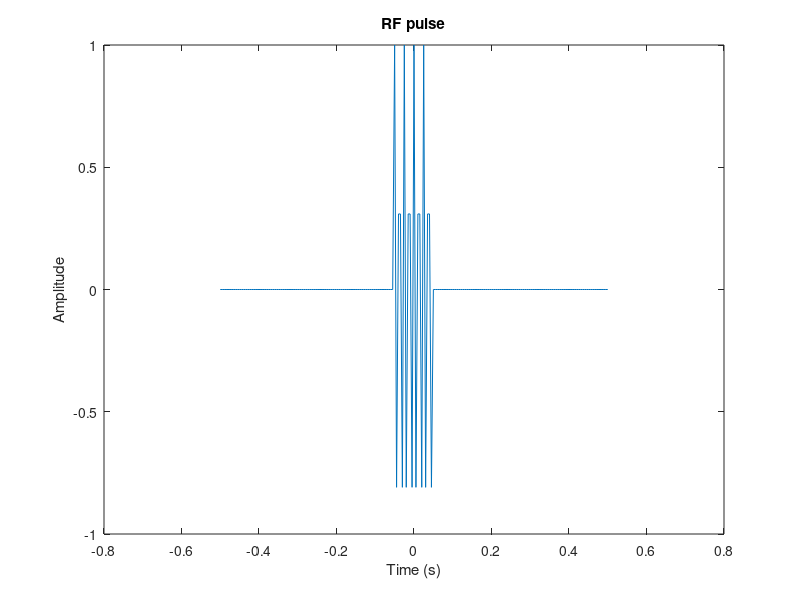
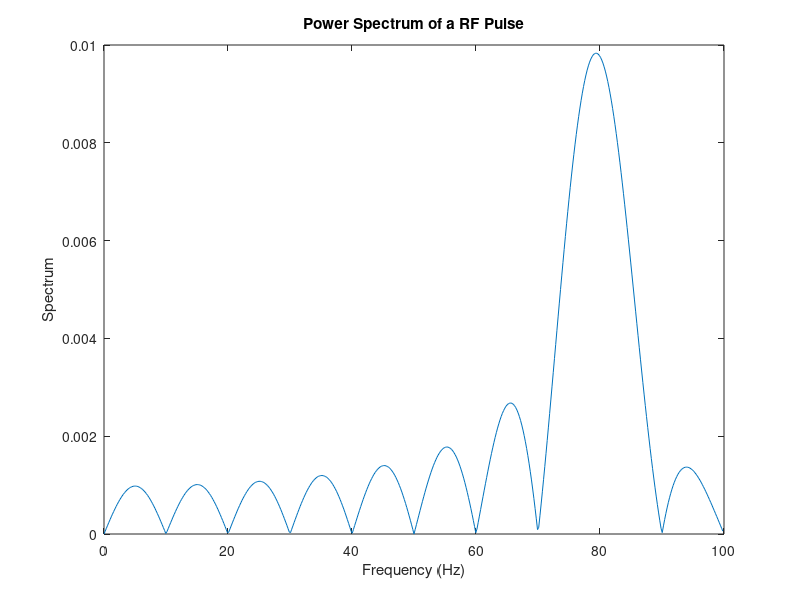

The MATLAB script that drew these images, in order:
Fs = 200; % Sampling Frequency
t = -0.5:1/Fs:0.5; % Time vector of 1 second
T0 = .1; % Width of rectangle
fc = 80; % Carrier Frequency
A = 1; % Amplitude
x = A*cos(2*pi*fc*t).*rectpuls(t, T0); % Generate RF Pulse

nfft = 1024; % Length of FFT
X = fft(x, nfft); % Take fft, padding with zeros so that length(X) is equal to nfft
X = X(1:nfft/2); % FFT is symmetric, hence taking the positive half
mx = abs(X/nfft); % Magnitude of fft of x
f = (0:nfft/2-1)*Fs/nfft; % Frequency vector

% Generate the plots
figure(1);
plot(t, x);
title('RF pulse');
xlabel('Time (s)');
ylabel('Amplitude');

figure(2);
plot(f, mx);
title('Power Spectrum of a RF Pulse');
xlabel('Frequency (Hz)');
ylabel('Spectrum');